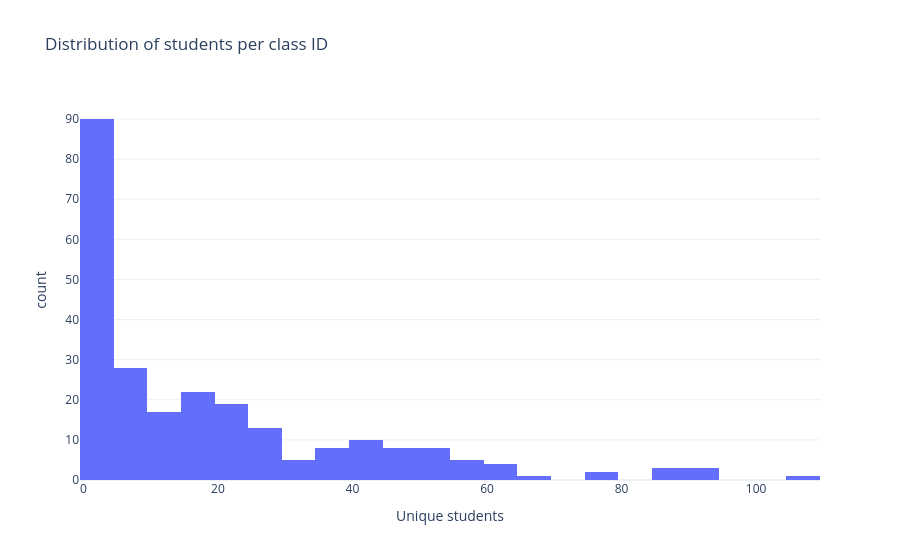

Notebook code for this chart:
### Markdown cell above
## 5. Class coverage

Class-level reporting needs minimum-size rules. Very small class identifiers should not be used for stable comparisons or public-facing rankings.

### Code cell
class_summary = df.groupby("student_class_id").agg(
    students=("user_id", "nunique"),
    interactions=("correct", "size"),
    skills=("skill_name", "nunique"),
    correctness=("correct", "mean"),
)

display(
    class_summary[["students", "interactions", "correctness"]]
    .describe(percentiles=[0.10, 0.25, 0.50, 0.75, 0.90, 0.95])
)

fig = px.histogram(
    class_summary.reset_index(),
    x="students",
    nbins=40,
    title="Distribution of students per class ID",
    labels={"students": "Unique students", "count": "Classes"},
    template=PLOT_TEMPLATE,
)
fig.show()

### Figure 1 — Plotly figure (JSON) as saved in the notebook; plotly's stock layout.template omitted (floating-point values rounded to 4 significant figures; data arrays with more than 128 entries replaced by an {"elided": "..."} marker saying what was removed)
{"data": [{"bingroup": "x", "hovertemplate": "Unique students=%{x}<br>count=%{y}<extra></extra>", "legendgroup": "", "marker": {"color": "#636efa", "pattern": {"shape": ""}}, "name": "", "nbinsx": 40, "orientation": "v", "showlegend": false, "type": "histogram", "x": {"elided": "247 int values"}, "xaxis": "x", "yaxis": "y"}], "layout": {"barmode": "relative", "legend": {"tracegroupgap": 0}, "title": {"text": "Distribution of students per class ID"}, "xaxis": {"anchor": "y", "domain": [0, 1], "title": {"text": "Unique students"}}, "yaxis": {"anchor": "x", "domain": [0, 1], "title": {"text": "count"}}}}
